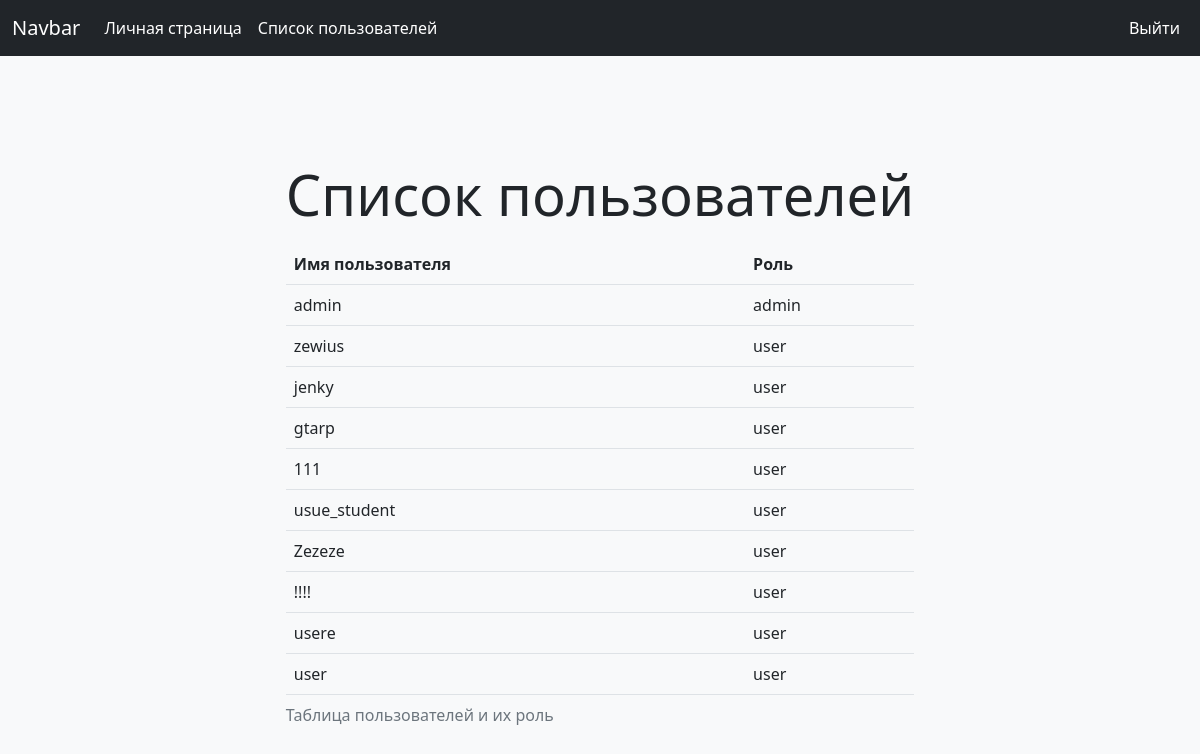
/admin.php (signed in), run on the app's committed database.
### tables this page shows
CREATE TABLE `users` (
  `id` bigint(20) NOT NULL,
  `username` varchar(30) NOT NULL,
  `passwd` varchar(100) NOT NULL,
  `role` varchar(60) NOT NULL DEFAULT 'user',
  `email` varchar(255) DEFAULT NULL,
  `first_name` varchar(100) DEFAULT NULL,
  `last_name` varchar(100) DEFAULT NULL,
  `registration_date` datetime NOT NULL
);

### admin.php (the view, shortened to what this page needs)
<?php
$username = $_SESSION['username'];
try {
    $pdo = new PDO('mysql:host=localhost;dbname=bib', 'root', '');
    $stmt = $pdo->prepare('SELECT username, email, first_name, last_name, registration_date, role FROM users WHERE username = :username');
    $stmt->execute(['username' => $username]);
    $user = $stmt->fetch();
    if ($user['role'] == 'admin') {
        $stmt = $pdo->prepare('SELECT username, role FROM users');
        $stmt->execute();
        $users = $stmt->fetchAll();
    } else {
        header('Location: user.php?error=forbidden');
    }
} catch (PDOException) {
    header('location: login.php?error=internal_server_error');
}
?>
<!doctype html>
<html lang="en">
<head>
    <link href="https://cdn.jsdelivr.net/npm/bootstrap@5.2.3/dist/css/bootstrap.min.css" rel="stylesheet"
>
</head>
<body>
<nav class="navbar navbar-expand-lg navbar-dark bg-dark">
    <div class="container-fluid">
        <a class="navbar-brand"> Navbar </a>
        <div class="collapse navbar-collapse" id="navbarNav">
            <ul class="navbar-nav">
                <li class="nav-item">
                    <a class="nav-link active" aria-current="page" href="user.php"> Личная страница</a>
                </li>
                <li class="nav-item">
                    <a class="nav-link active" aria-current="page" href="user_list.php"> Список пользователей </a>
                </li>
            </ul>
        </div>
        <div class="collapse navbar-collapse justify-content-end" id="navbarNav">
            <ul class="navbar-nav">
                <li class="nav-item">
                    <a class="nav-link active" aria-current="page" href="logout.php"> Выйти </a>
                </li>
            </ul>
        </div>
    </div>
</nav>
<header class="bg-light">
    <div class="container">
        <div class="d-flex align-items-center" style="height: 100vh;">
            <div class="row mx-auto">
                <div class="col">
                    <p class="display-4 text-center"> Список пользователей </p>
                    <?php if (isset($users) && $users) { ?>
                        <table class="table">
                            <caption>Таблица пользователей и их роль</caption>
                            <thead>
                            <tr>
                                <th>Имя пользователя</th>
                                <th>Роль</th>
                            </tr>
                            </thead>
                            <tbody>
                            <?php
                            foreach ($users as $user) {
                                echo "<tr>";
                                echo "<td>".$user['username']."</td>";
                                echo "<td>".$user['role']."</td>";
                                echo "</tr>";
                            }
                            ?>
                            </tbody>
                        </table>
                    <?php } else { ?>
                        <p class="text-center"> Список пуст </p>
                    <?php } ?>
                </div>
            </div>
        </div>
    </div>
</header>
</body>
</html>

### data on the page
users: username "admin", role "admin"
users: username "zewius", role "user"
users: username "jenky", role "user"
users: username "gtarp", role "user"
users: username "111", role "user"
users: username "usue_student", role "user"
users: username "Zezeze", role "user"
users: username "!!!!", role "user"
users: username "usere", role "user"
users: username "user", role "user"
